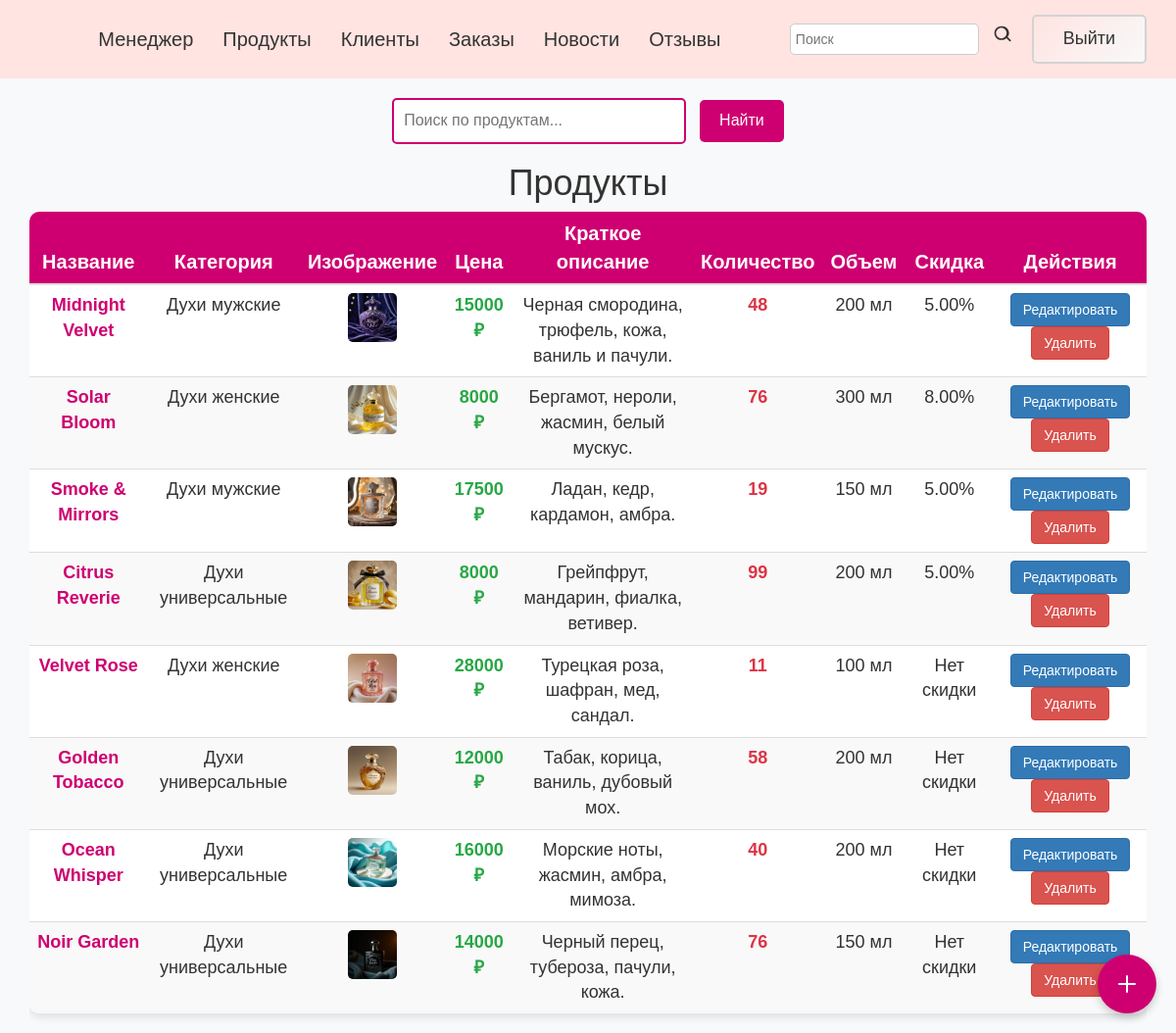
Screenshot of /meneger/admin_products/ with the database file from the repository.
### admin_app/models.py (models this page shows, shortened)
class Product(models.Model):
    category = models.ForeignKey(ProductCategory, on_delete=models.CASCADE, verbose_name='Категория')
    name = models.CharField(max_length=250, verbose_name='Название')
    product_image = models.ImageField(
        upload_to='product_image/',
        null=True,
        blank=True,
        default='product_image/default_product_image.jpg',
        verbose_name='Изображение'
    )
    price = models.PositiveIntegerField(verbose_name='Цена')
    description = models.CharField(max_length=900, verbose_name='Описание')
    short_description = models.CharField(max_length = 250, default='краткое описание', verbose_name='Краткое описание')
    quantity = models.PositiveIntegerField(default=1, verbose_name='Количество')
    volume = models.PositiveIntegerField(default=100, verbose_name='Объём')
    is_on_sale = models.BooleanField(default=False,verbose_name='Акция (да/нет)')
    discount = models.DecimalField(max_digits=5, decimal_places=2, null=True, blank=True, verbose_name='Размер скидки')
    created_at = models.DateTimeField(default=datetime.now, verbose_name='Дата создания')

class ProductCategory(models.Model):
    category_name = models.CharField(max_length=250)
    short_description = models.CharField(max_length = 250, default='краткое описание')

### admin_app/views.py (the view, shortened to what this page needs)
# urls.py: path('admin_products/', views.admin_products, name='admin_products'),
def admin_products(request):
    query = request.GET.get('query', '')  # Получаем поисковый запрос
    products = models.Product.objects.all()
    products_category = models.ProductCategory.objects.all()
    return render(request, 'admin_app/admin_products.html', {
        'products': products,
        'products_category': products_category,
        'query': query  # Передаем запрос в шаблон
    })

### templates/admin_app/admin_products.html (shortened to what this page needs)
<!DOCTYPE html>
<html lang="ru">
<head>
    <link rel="stylesheet" href="https://maxcdn.bootstrapcdn.com/bootstrap/3.3.0/css/bootstrap.min.css">
</head>
<body>
    {% include "admin_app/navbar.html" %}
    <div class="search-container">
        <form action="{% url 'admin_products' %}" method="get">
            <input type="search" class="search-input" placeholder="Поиск по продуктам..." name="query"
                value="{{ query }}">
            <button type="submit" class="search-button">Найти</button>
        </form>
    </div>
    <h1>Продукты</h1>
    <div class="table-container">
        <table class="table" id="product-table">
            <thead>
                <tr>
                    <th onclick="sortTable('name')">Название </th>
                    <th>
                        <div style="position: relative;">
                            <span onclick="toggleCategoryDropdown()" style="cursor: pointer;">Категория</span>
                        </div>
                    </th>
                    <th>Изображение</th>
                    <th onclick="sortTable('price')">Цена </th>
                    <th>Краткое описание</th>
                    <th onclick="sortTable('quantity')">Количество </th>
                    <th onclick="sortTable('volume')">Объем </th>
                    <th>Скидка</th>
                    <th>Действия</th>
                </tr>
            </thead>
            <tbody>
                {% if products %}
                {% for product in products %}
                <tr>
                    <td>{{ product.name }}</td>
                    <td>{{ product.category.category_name }}</td>
                    <td>
                        {% if product.product_image %}
                        <img src="{{ product.product_image.url }}" alt="{{ product.name }}"
                            style="width: 50px; height: 50px; border-radius: 5px;">
                        {% else %}
                        Нет изображения
                        {% endif %}
                    </td>
                    <td>{{ product.price }} ₽</td>
                    <td>{{ product.short_description }}</td>
                    <td>{{ product.quantity }}</td>
                    <td>{{ product.volume }} мл</td>
                    <td>
                        {% if product.is_on_sale %}
                        {{ product.discount }}%
                        {% else %}
                        Нет скидки
                        {% endif %}
                    </td>
                    <td>
                        <a class="btn btn-primary" href="{% url 'edit_product' product.id %}">Редактировать</a>
                        <a class="btn btn-danger" href="{% url 'delete_product' product.id %}">Удалить</a>
                    </td>
                </tr>
                {% endfor %}
                {% else %}
                <tr>
                    <td colspan="9" style="text-align: center; color: #dc3545;">Ничего не найдено.</td>
                </tr>
                {% endif %}
            </tbody>
        </table>
    </div>
    <a href="{% url 'add_product' %}" class="floating-button">
        <svg width="24" height="24" viewBox="0 0 24 24" fill="none" xmlns="http://www.w3.org/2000/svg">
            <path d="M12 4V20M4 12H20" stroke="white" stroke-width="2" stroke-linecap="round" stroke-linejoin="round" />
        </svg>
    </a>
</body>
</html>

### templates/admin_app/navbar.html (shortened to what this page needs)
<!DOCTYPE html>
<html lang="ru">
<head>
    <link rel="stylesheet" href="https://maxcdn.bootstrapcdn.com/bootstrap/3.3.0/css/bootstrap.min.css">
</head>
<body>
    <div id="navbar">
        <div class="container navbar-container">
            <ul class="largenav">
                <li class="upper-links"><a href="{% url 'admin_home' %}">Менеджер</a></li>
                <li class="upper-links"><a href="{% url 'admin_products' %}">Продукты</a></li>
                <li class="upper-links"><a href="{% url 'admin_clients' %}">Клиенты</a></li>
                <li class="upper-links"><a href="{% url 'admin_orders' %}">Заказы</a></li>
                <li class="upper-links"><a href="{% url 'admin_news' %}">Новости</a></li>
                <li class="upper-links"><a href="{% url 'admin_reviews' %}">Отзывы</a></li>
            </ul>
            <div class="navbar-search">
                <form action="{% url 'global_search' %}" method="get">
                    <input type="search" placeholder="Поиск" name="query" id="query">
                    <button class="navbar-button" type="submit">
                        <svg xmlns="http://www.w3.org/2000/svg" viewBox="0 0 24 24" width="24" height="24">
                            <path
                                d="M10.5 2C5.81 2 2 5.81 2 10.5S5.81 19 10.5 19c2.41 0 4.59-.87 6.29-2.3l4.25 4.25 1.5-1.5-4.25-4.25C19.13 14.09 20 12.3 20 10.5 20 5.81 16.19 2 11.5 2zM10.5 4a6.5 6.5 0 1 1 0 13 6.5 6.5 0 0 1 0-13z" />
                        </svg>
                    </button>
                </form>
            </div>
            <form action="{% url 'logout' %}" method="post">
                <button type="submit" class="cart-button">Выйти</button>
            </form>
        </div>
    </div>
</body>
</html>

### templates/admin_app/admin_products.html (style rules this page uses)
body { background-color: #f8f9fa; font-family: 'Arial', sans-serif; color: #333; }
h1 { text-align: center; margin-top: 20px; margin-bottom: 30px; font-size: 2.5rem; color: #CE0071; font-weight: bold; }
.table-container { display: flex; justify-content: center; align-items: center; margin: 0 auto; width: 95%; overflow-x: auto; }
.table { width: 100%; border-collapse: collapse; box-shadow: 0 4px 8px rgba(0, 0, 0, 0.1); border-radius: 10px; overflow: hidden; background-color: #fff; font-size: 1.2rem; }
.table thead { background-color: #CE0071; color: #fff; }
.table th, .table td { padding: 15px; text-align: center; border-bottom: 1px solid #ddd; vertical-align: middle; }
.table th { font-weight: bold; font-size: 2rem; user-select: none; }
.table tbody tr:nth-child(even) { background-color: #f9f9f9; }
.table tbody tr:last-child td { border-bottom: none; }
.table tbody td { font-size: 1.8rem; }
.table tbody td:first-child { font-weight: bold; color: #CE0071; }
.table tbody td:nth-child(4) { color: #28a745; font-weight: bold; }
.table tbody td:nth-child(6) { color: #dc3545; font-weight: bold; }
.table tbody td:last-child { color: #6c757d; }
.table tbody tr { animation: fadeIn 0.5s ease-in-out; }
.floating-button { position: fixed; bottom: 20px; right: 20px; width: 60px; height: 60px; background-color: #CE0071; border-radius: 50%; display: flex; justify-content: center; align-items: center; box-shadow: 0 4px 8px rgba(0, 0, 0, 0.2); text-decoration: none; user-select: none; cursor: pointer; }
.floating-button svg { width: 24px; height: 24px; }
.search-container { display: flex; justify-content: center; margin: 20px 0; }
.search-input { padding: 10px; font-size: 16px; border: 2px solid #CE0071; border-radius: 5px; width: 300px; outline: none; }
.search-button { padding: 10px 20px; font-size: 16px; background-color: #CE0071; color: #fff; border: none; border-radius: 5px; margin-left: 10px; cursor: pointer; }

### templates/admin_app/navbar.html (style rules this page uses)
body { background-color: #f8f9fa; font-family: Arial, sans-serif; }
#navbar { background-color: #ffe4e1; color: #333; padding: 15px 0; }
.navbar-container { display: flex; align-items: center; justify-content: space-between; }
.largenav { list-style: none; padding: 0; margin: 0; display: flex; justify-content: center; flex-grow: 1; }
.upper-links { position: relative; }
.upper-links a { color: #333; padding: 10px 15px; text-decoration: none; font-size: 20px; transition: background-color 0.3s; }
.navbar-button { background: none; border: none; cursor: pointer; padding: 0; }
.navbar-button svg { fill: #333; width: 20px; height: 20px; }
.navbar-search input[type="search"] { padding: 5px; border: 1px solid #ccc; border-radius: 5px; margin-right: 10px; }
.cart-button { display: flex; align-items: center; justify-content: center; background: linear-gradient(135deg, #ffe4e1, #f8f9fa); border: 2px solid #d3d3d3; border-radius: 5px; padding: 10px 30px; text-decoration: none; color: #333; font-size: 18px; transition: background-color 0.3s, border-color 0.3s; margin-left: 20px; }

### rows the page displays
Product: name "Midnight Velvet", category.category_name "Духи мужские", product_image (picture), price "15000", short_description "Черная смородина, трюфель, кожа, ваниль и пачули.", quantity "48", volume "200", discount "5.00"
Product: name "Solar Bloom", category.category_name "Духи женские", product_image (picture), price "8000", short_description "Бергамот, нероли, жасмин, белый мускус.", quantity "76", volume "300", discount "8.00"
Product: name "Smoke & Mirrors", category.category_name "Духи мужские", product_image (picture), price "17500", short_description "Ладан, кедр, кардамон, амбра.", quantity "19", volume "150", discount "5.00"
Product: name "Citrus Reverie", category.category_name "Духи универсальные", product_image (picture), price "8000", short_description "Грейпфрут, мандарин, фиалка, ветивер.", quantity "99", volume "200", discount "5.00"
Product: name "Velvet Rose", category.category_name "Духи женские", product_image (picture), price "28000", short_description "Турецкая роза, шафран, мед, сандал.", quantity "11", volume "100", is_on_sale "Нет скидки"
Product: name "Golden Tobacco", category.category_name "Духи универсальные", product_image (picture), price "12000", short_description "Табак, корица, ваниль, дубовый мох.", quantity "58", volume "200", is_on_sale "Нет скидки"
Product: name "Ocean Whisper", category.category_name "Духи универсальные", product_image (picture), price "16000", short_description "Морские ноты, жасмин, амбра, мимоза.", quantity "40", volume "200", is_on_sale "Нет скидки"
Product: name "Noir Garden", category.category_name "Духи универсальные", product_image (picture), price "14000", short_description "Черный перец, тубероза, пачули, кожа.", quantity "76", volume "150", is_on_sale "Нет скидки"
